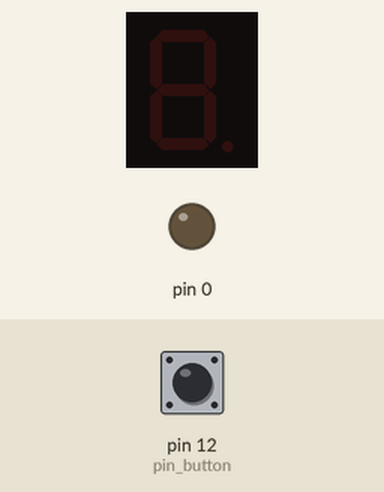
Recording of a sketch running on a simulated Arduino Uno, built with avr-gcc and run on an emulated ATmega328P. Shown: 1-digit seven-segment display, output pins drawn as LEDs (lit = HIGH). Wiring (inferred from the names in the program): 1-digit 7-segment display, segments lit when HIGH: segments pin 2, pin 8, pin 3, pin 7, pin 1, pin 6, pin 5, pin 4. The inputs (shaded band) are chosen by the test bench; at power-on: pin 12 (pin_button) LOW. The segment pins are drawn as the display they are named for; pins used as bus, display or sensor lines are not drawn.

Above: at 1.2 s.
1.3 s: pin 12 (pin_button) pulled HIGH for 0.15 s
At 2.1 s:
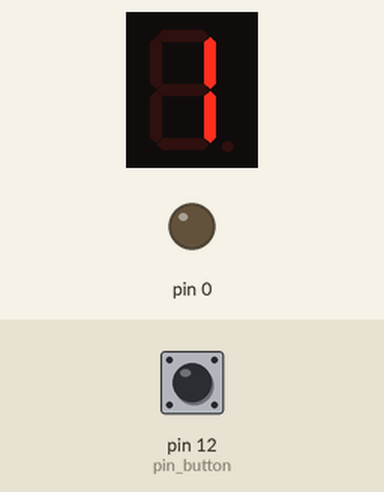
2.9 s: pin 12 (pin_button) pulled HIGH for 1 s
At 3.4 s:
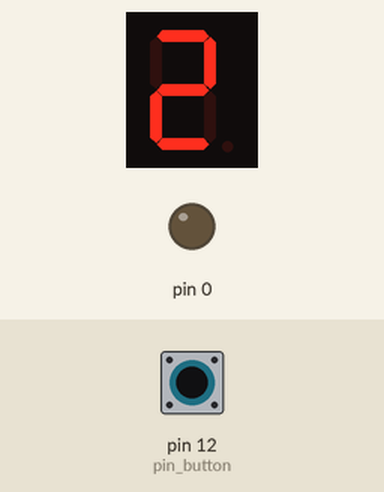
5.4 s: pin 12 (pin_button) pulled HIGH for 0.15 s
At 6.5 s:
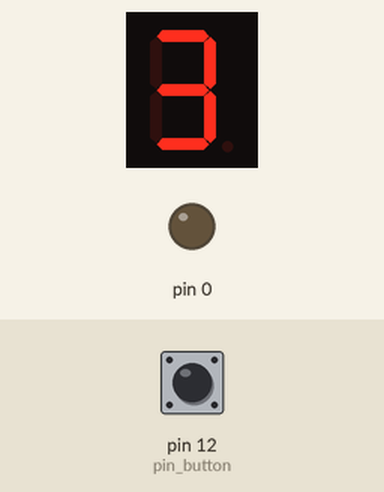
7.0 s: pin 12 (pin_button) pulled HIGH for 3.2 s
At 7.7 s:
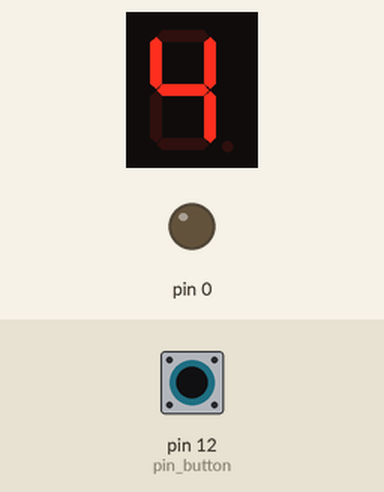
11.7 s: pin 12 (pin_button) pulled HIGH for 0.15 s
At 12.4 s:
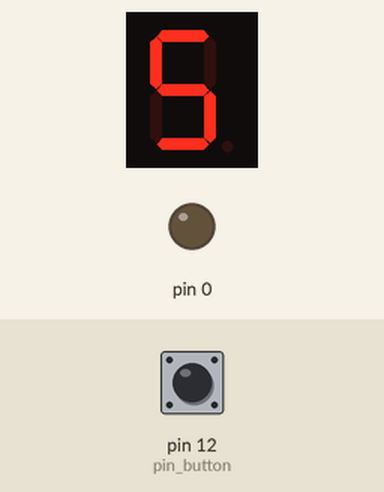
13.3 s: pin 12 (pin_button) pulled HIGH for 1 s
At 13.7 s:
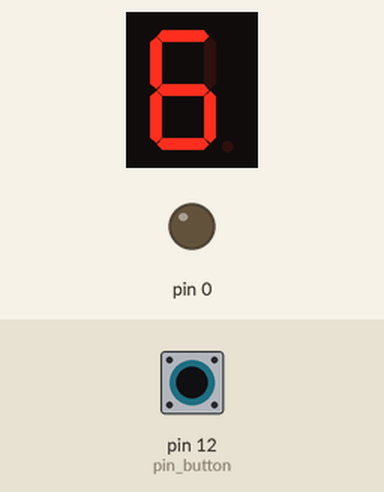
Timing chart, 0 to 16.3 s (numbered marks = the images above; inputs shaded):
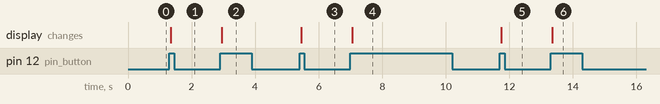

Measured:
- after the input at 1.3 s, the display: changes after 0.05 s (image 1)
- after the input at 2.9 s, the display: changes after 0.05 s (image 2)
- after the input at 5.4 s, the display: changes after 0.05 s (image 3)
- after the input at 7.0 s, the display: changes after 0.05 s (image 4)
- after the input at 11.7 s, the display: changes after 0.05 s (image 5)
- after the input at 13.3 s, the display: changes after 0.05 s (image 6)

The sketch:

seven_segment_characters.ino
```cpp
const int pin_button = 12;

const int pins[] = {
  1,
  2,
  3,
  4,
  5,
  6,
  7,
  8
};

const byte pin_mask[] = {
  0b00000001,
  0b00000010,
  0b00000100,
  0b00001000,
  0b00010000,
  0b00100000,
  0b01000000,
  0b10000000
};

// pin to segment mapping
// and our pin numbering,
// the middle pins are common
// cathode on the example
//  7     | 56-78
// 6 8    |
//  5     |
// 1 3    |
//  2 .=4 | 12-34
const byte patterns[] = {
  0b00000000,
  0b10000100,
  0b11010011,
  0b11010110,
  0b10110100,
  0b01110110,
  0b01110111,
  0b11000100,
  0b11110111,
  0b11110100,
  0b11111101,
  0b11111111,
  0b01101011,
  0b11101111,
  0b01111011,
  0b01111001
};

byte pattern = patterns[0];

int btn_pushes = 0;

int status_count = LOW;
int bounce_count = LOW;
int reading_button = LOW;

long debounce_count = 0;
const long debounce_delay = 50;


int pin_state(byte pat,byte mask) {
  if ((pat & mask) == mask) {
    return HIGH;
  }
  else {
    return LOW;
  }
}

void setup() {
  pinMode(pin_button,INPUT);

  pinMode(pins[0],OUTPUT);
  pinMode(pins[1],OUTPUT);
  pinMode(pins[2],OUTPUT);
  pinMode(pins[3],OUTPUT);
  pinMode(pins[4],OUTPUT);
  pinMode(pins[5],OUTPUT);
  pinMode(pins[6],OUTPUT);
  pinMode(pins[7],OUTPUT);
  pinMode(pins[8],OUTPUT);
}

void check_btn() {
  reading_button = digitalRead(pin_button);

  if (reading_button != bounce_count) {
    debounce_count = millis();
    bounce_count = reading_button;
  }

  if ((millis() - debounce_count) < debounce_delay) return;

  if (reading_button == status_count) return;

  status_count = reading_button;
  bounce_count = status_count;

  if (status_count == HIGH) {
    btn_pushes = (btn_pushes + 1) % 16;

    pattern = patterns[btn_pushes];
  }
}

void loop() {
  check_btn();

  digitalWrite(pins[0],pin_state(pattern,pin_mask[0]));
  digitalWrite(pins[1],pin_state(pattern,pin_mask[1]));
  digitalWrite(pins[2],pin_state(pattern,pin_mask[2]));
  digitalWrite(pins[3],pin_state(pattern,pin_mask[3]));
  digitalWrite(pins[4],pin_state(pattern,pin_mask[4]));
  digitalWrite(pins[5],pin_state(pattern,pin_mask[5]));
  digitalWrite(pins[6],pin_state(pattern,pin_mask[6]));
  digitalWrite(pins[7],pin_state(pattern,pin_mask[7]));
}
```
